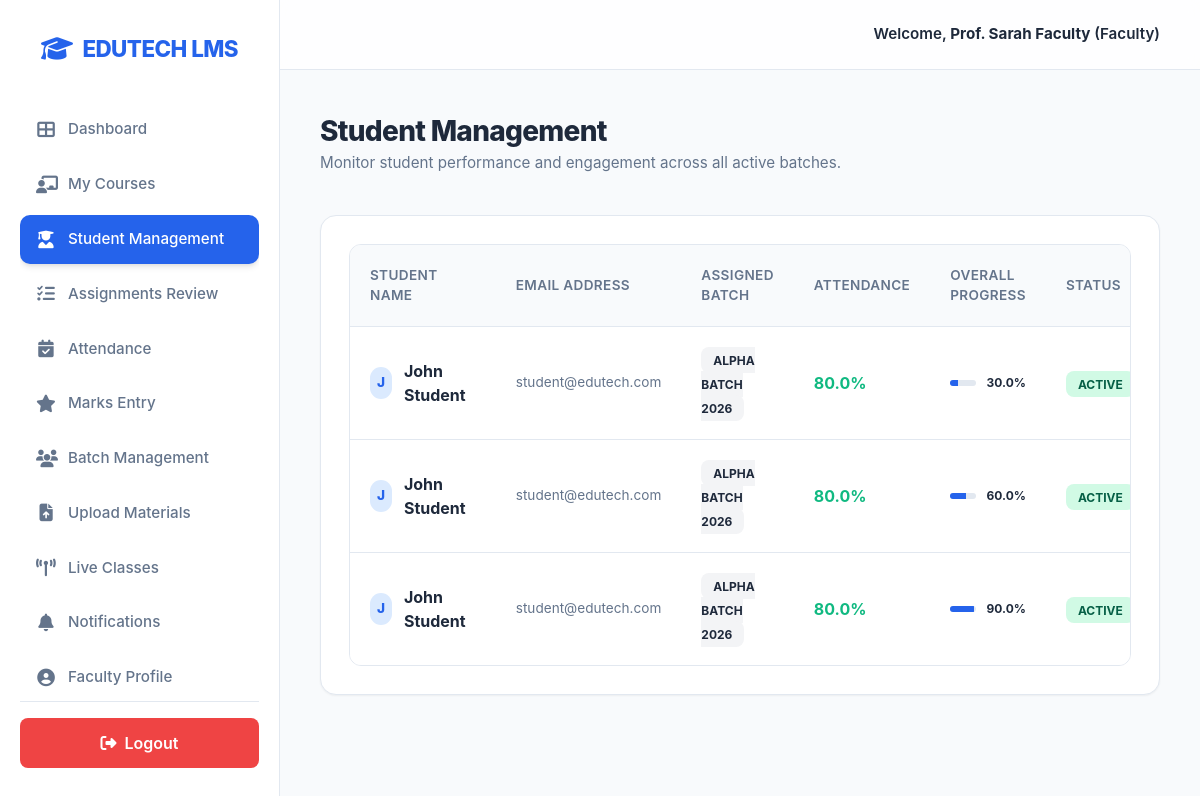
Screenshot of /faculty/students (signed in) with the database file from the repository.
### tables this page shows
CREATE TABLE users (
        id INTEGER PRIMARY KEY AUTOINCREMENT,
        name TEXT NOT NULL,
        email TEXT UNIQUE NOT NULL,
        password TEXT NOT NULL,
        role TEXT NOT NULL, -- admin, student, faculty, parent
        created_at TIMESTAMP DEFAULT CURRENT_TIMESTAMP
    , phone TEXT);

### app.py (the view)
@app.route('/faculty/students')
@login_required(role='faculty')
def faculty_students():
    conn = get_db()
    students = conn.execute("""
        SELECT DISTINCT u.*, b.name as batch_name, e.progress,
        (SELECT COUNT(*) FROM attendance WHERE student_id = u.id AND status='present') * 100.0 /
        (SELECT COUNT(*) FROM attendance WHERE student_id = u.id) as att_pct
        FROM users u
        JOIN students s ON u.id = s.user_id
        JOIN enrollments e ON u.id = e.student_id
        JOIN courses c ON e.course_id = c.id
        LEFT JOIN batches b ON s.batch_id = b.id
        WHERE c.faculty_id = ?
    """, (session['user_id'],)).fetchall()
    conn.close()
    return render_template('faculty_students.html', students=students)

### app.py (called while the page is built)
def login_required(role=None):
    def wrapper(f):
        @wraps(f)
        def decorated_function(*args, **kwargs):
            if 'user_id' not in session:
                return redirect(url_for('login'))
            if role and session.get('role') != role:
                flash('Unauthorized access!', 'danger')
                return redirect(url_for('dashboard'))
            return f(*args, **kwargs)
        return decorated_function
    return wrapper

### database.py (called while the page is built)
def get_db():
    conn = sqlite3.connect(DB_NAME, check_same_thread=False)
    conn.row_factory = sqlite3.Row
    return conn

### templates/faculty_students.html (shortened to what this page needs)
{% extends "base.html" %}
{% block content %}
<div style="margin-bottom: 2.5rem;">
    <h2 style="font-size: 1.75rem; font-weight: 800; color: var(--text-main); letter-spacing: -0.025em;">Student Management</h2>
    <p style="color: var(--text-muted); font-size: 0.95rem;">Monitor student performance and engagement across all active batches.</p>
</div>
<div class="card">
    <div class="table-responsive">
        <table>
            <thead>
                <tr>
                    <th>Student Name</th>
                    <th>Email Address</th>
                    <th>Assigned Batch</th>
                    <th>Attendance</th>
                    <th>Overall Progress</th>
                    <th>Status</th>
                </tr>
            </thead>
            <tbody>
                {% for s in students %}
                <tr>
                    <td>
                        <div style="display: flex; align-items: center; gap: 12px;">
                            <div style="width: 32px; height: 32px; border-radius: 16px; background: #DBEAFE; color: var(--primary-color); display: flex; align-items: center; justify-content: center; font-weight: 800; font-size: 0.85rem;">
                                {{ s.name[0] }}
                            </div>
                            <div style="font-weight: 700; color: var(--text-main);">{{ s.name }}</div>
                        </div>
                    </td>
                    <td style="color: var(--text-muted); font-size: 0.85rem;">{{ s.email }}</td>
                    <td><span class="badge" style="background: #F3F4F6; color: var(--text-main);">{{ s.batch_name or 'Alpha 2026' }}</span></td>
                    <td>
                        <div style="font-weight: 700; color: {% if s.att_pct and s.att_pct < 75 %}var(--danger-color){% else %}var(--success-color){% endif %};">
                            {{ s.att_pct or 92 }}%
                        </div>
                    </td>
                    <td style="width: 180px;">
                        <div style="display: flex; align-items: center; gap: 10px;">
                            <div style="flex: 1; height: 6px; background: #E2E8F0; border-radius: 3px; overflow: hidden;">
                                <div style="width: {{ s.progress or 45 }}%; height: 100%; background: var(--primary-color);"></div>
                            </div>
                            <span style="font-size: 0.75rem; font-weight: 700; color: var(--text-main);">{{ s.progress or 45 }}%</span>
                        </div>
                    </td>
                    <td>
                        <span class="badge" style="background: #D1FAE5; color: #065F46;">Active</span>
                    </td>
                </tr>
                {% endfor %}
            </tbody>
        </table>
    </div>
</div>
{% endblock %}

### static/css/style.css (style rules this page uses)
:root { --primary-color: #2563EB; --primary-light: #60A5FA; --primary-dark: #1E40AF; --bg-color: #F8FAFC; --card-bg: #FFFFFF; --text-main: #1E293B; --text-muted: #64748B; --border-color: #E2E8F0; --success-color: #10B981; --danger-color: #EF4444; --accent-color: #F59E0B; --shadow-sm: 0 1px 2px 0 rgba(0, 0, 0, 0.05); --shadow: 0 4px 6px -1px rgba(0, 0, 0, 0.1), 0 2px 4px -1px rgba(0, 0, 0, 0.06); --shadow-md: 0 10px 15px -3px rgba(0, 0, 0, 0.1), 0 4px 6px -2px rgba(0, 0, 0, 0.05); }
* { box-sizing: border-box; margin: 0; padding: 0; font-family: 'Inter', 'Segoe UI', system-ui, -apple-system, sans-serif; }
body { background-color: var(--bg-color); color: var(--text-main); display: flex; min-height: 100vh; line-height: 1.5; }
.card { background: var(--card-bg); border-radius: 16px; padding: 1.75rem; box-shadow: var(--shadow-sm); border: 1px solid var(--border-color); margin-bottom: 1.75rem; transition: all 0.3s ease; }
.table-responsive { overflow-x: auto; border-radius: 12px; border: 1px solid var(--border-color); }
table { width: 100%; border-collapse: collapse; background: white; }
th, td { padding: 1.25rem; text-align: left; border-bottom: 1px solid var(--border-color); }
th { background-color: #F8FAFC; color: var(--text-muted); font-weight: 600; font-size: 0.85rem; text-transform: uppercase; letter-spacing: 0.025em; }
tr:last-child td { border-bottom: none; }
.badge { padding: 0.35rem 0.75rem; border-radius: 8px; font-size: 0.75rem; font-weight: 700; text-transform: uppercase; }

### rows the page displays
users: name "J", name "John Student", email "student@edutech.com", batch_name "ALPHA BATCH 2026", att_pct "80.0", progress "30.0", progress "60.0", progress "90.0"

### other values shown
{{ session.get('name') }} "Prof. Sarah Faculty"
{{ session.get('role')|capitalize }} "Faculty"
